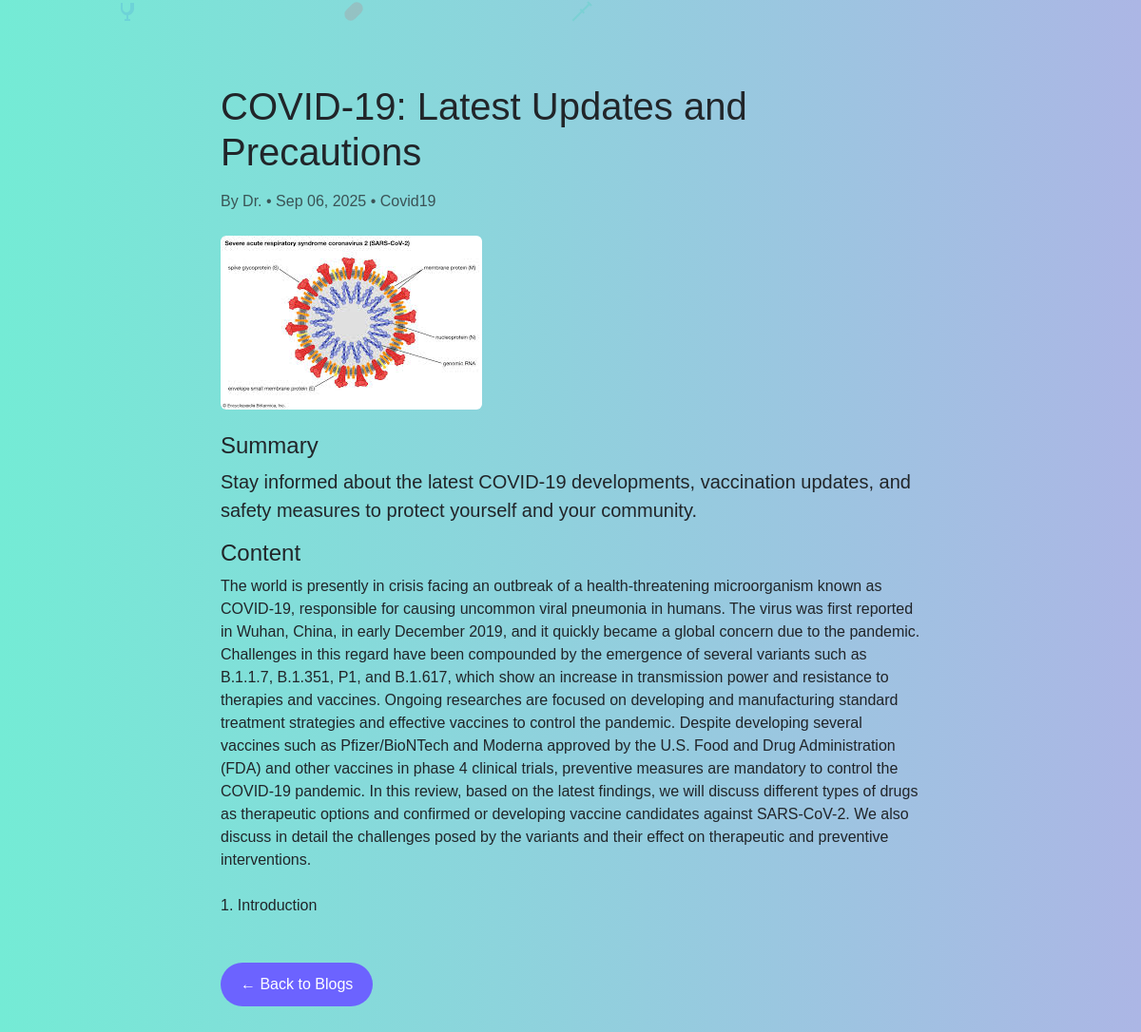
The app's page /blog/3/ (signed in) with its own data.
### accounts/models.py (models this page shows, shortened)
class BlogPost(models.Model):
    title = models.CharField(max_length=200)
    image = models.ImageField(upload_to="blog_images/")
    category = models.ForeignKey(Category, on_delete=models.CASCADE)
    summary = models.TextField()
    content = models.TextField()
    is_draft = models.BooleanField(default=False)
    author = models.ForeignKey(CustomUser, on_delete=models.CASCADE)
    created_at = models.DateTimeField(auto_now_add=True)
    updated_at = models.DateTimeField(auto_now=True)
    class Meta:
        verbose_name_plural = "Blog Posts"

class Category(models.Model):
    name = models.CharField(max_length=100)
    slug = models.SlugField(unique=True)
    class Meta:
        verbose_name_plural = "Categories"

### accounts/views.py (the view)
# urls.py: path('blog/<int:pk>/', views.blog_detail, name='blog_detail'),
@login_required
def blog_detail(request, pk):
    blog = get_object_or_404(BlogPost, pk=pk)
    return render(request, 'blog_detail.html', {'blog': blog})

### accounts/templates/blog_detail.html (shortened to what this page needs)
{% extends "base.html" %}
{% block content %}
<div class="container py-5">
    <div class="row justify-content-center">
        <div class="col-md-8">
            <article>
                <h1 class="mb-3">{{ blog.title }}</h1>
                <div class="d-flex justify-content-between align-items-center mb-4">
                    <div>
                        <span class="text-muted">
                            By Dr. {{ blog.author.first_name }} {{ blog.author.last_name }} •
                            {{ blog.created_at|date:"M d, Y" }} •
                            {{ blog.category.name }}
                        </span>
                    </div>
                </div>
                {% if blog.image %}
                <img src="{{ blog.image.url }}" class="img-fluid rounded mb-4" alt="{{ blog.title }}">
                {% endif %}
                <div class="blog-content">
                    <h4>Summary</h4>
                    <p class="lead">{{ blog.summary }}</p>
                    <h4>Content</h4>
                    <div style="white-space: pre-line;">{{ blog.content }}</div>
                </div>
                <div class="mt-5">
                    <a href="{% url 'blog_list' %}" class="btn btn-custom">← Back to Blogs</a>
                </div>
            </article>
        </div>
    </div>
</div>
{% endblock %}

### accounts/templates/base.html (style rules this page uses)
body { background: linear-gradient(to right, #74ebd5, #ACB6E5); min-height: 100vh; font-family: 'Poppins', sans-serif; overflow-x: hidden; display: block; padding-top: 40px; padding-bottom: 40px; }
.btn-custom { background: #6c63ff; color: white; border-radius: 30px; padding: 10px 20px; transition: 0.3s; }

### records on screen
BlogPost: title "COVID-19: Latest Updates and Precautions", created_at "Sep 06, 2025", category.name "Covid19", image (picture), summary "Stay informed about the latest COVID-19 developments, vaccination updates, and safety measures to protect yourself and your community.", content "The world is presently in crisis facing an outbreak of a health-threatening microorganism known as COVID-19, responsible for causing uncommon viral pneumonia in humans. The virus was first reported in Wuhan, China, in early December 2019, and it quickly became a global concern due to the pandemic. Challenges in this regard have been compounded by the emergence of several variants such as B.1.1.7, B.1.351, P1, and B.1.617, which show an increase in transmission power and resistance to therapies and vaccines. Ongoing researches are focused on developing and manufacturing standard treatment strategies and effective vaccines to control the pandemic. Despite developing several vaccines such as…"
